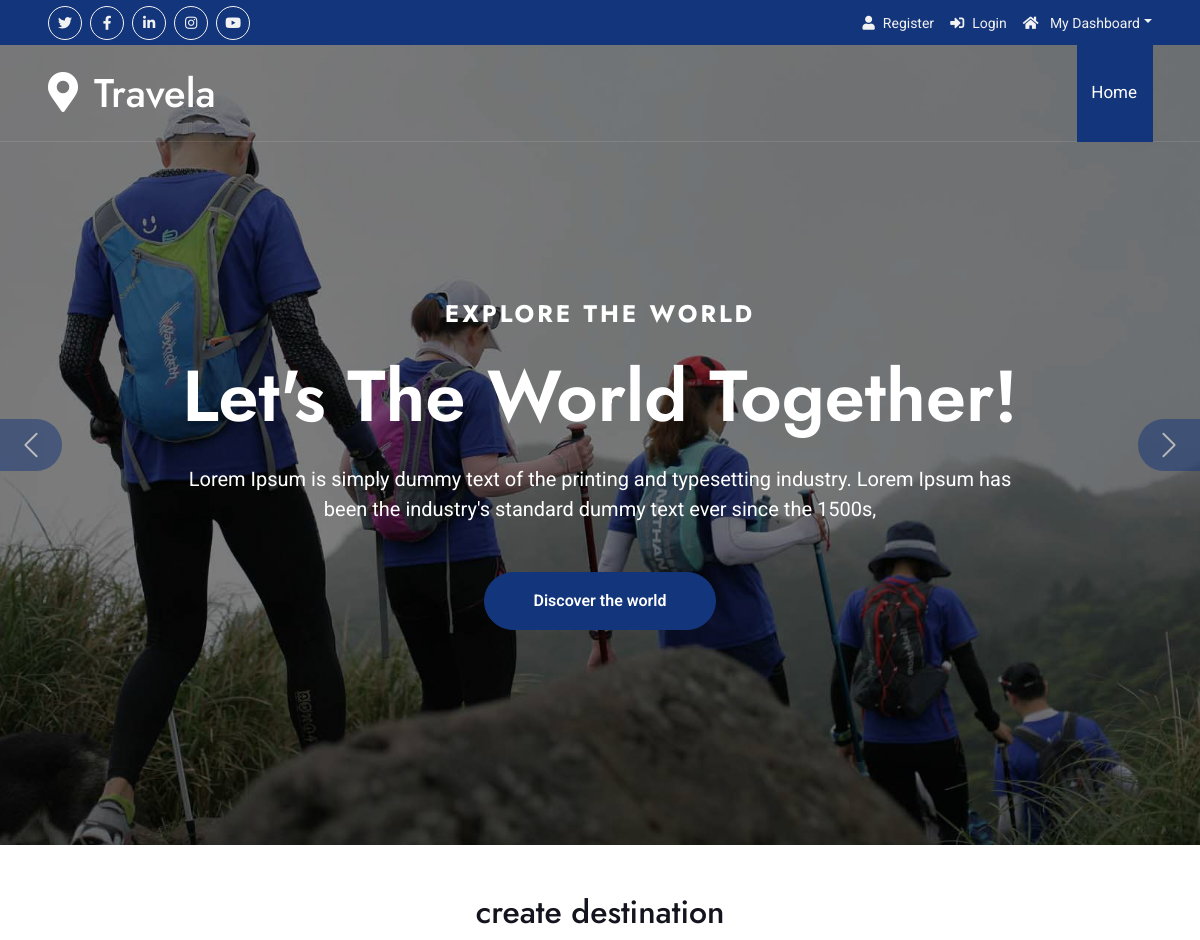
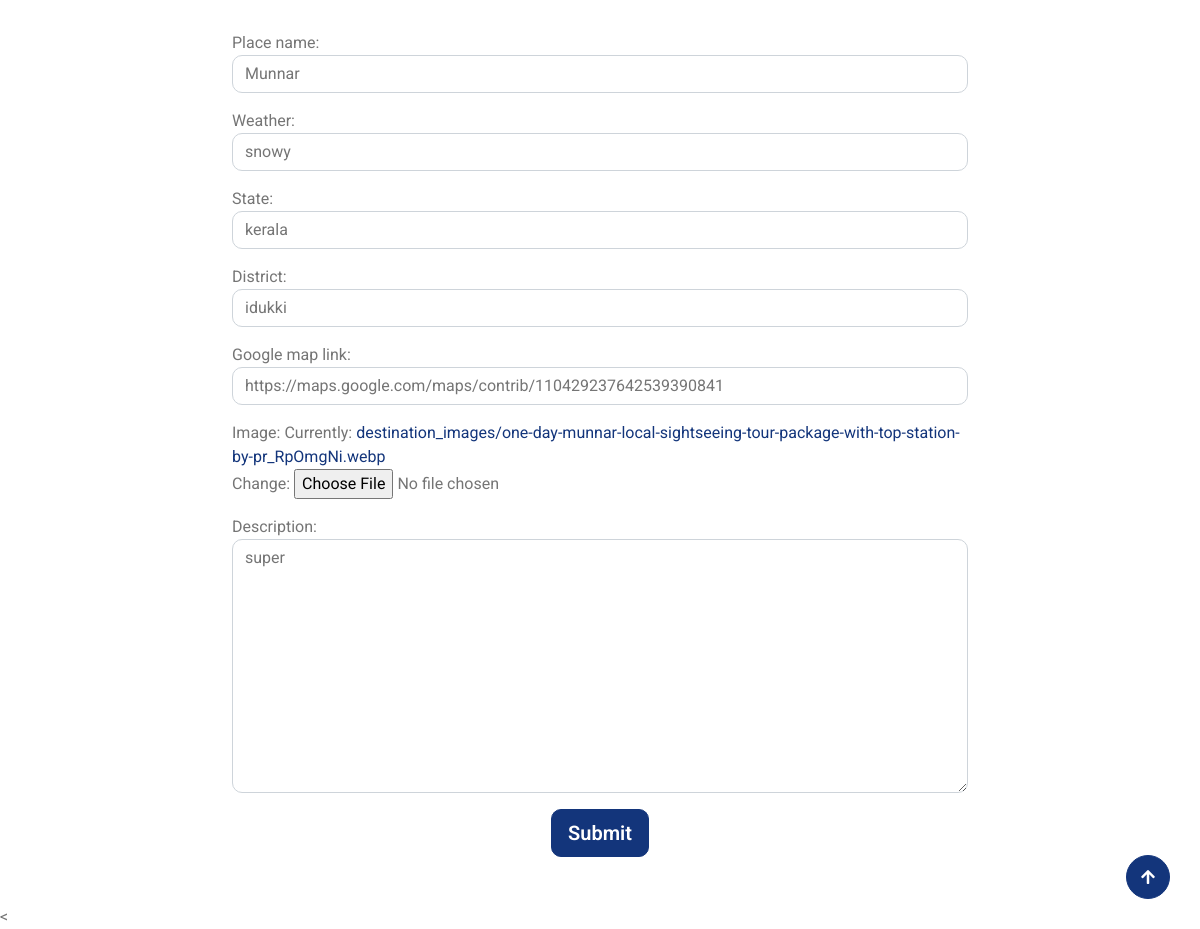
/3/update/ (signed in), run on the app's committed database (2 pictures, top to bottom).
### Tourapp/models.py (models this page shows, shortened)
class TouristDestination(models.Model):
    place_name = models.CharField(max_length=100)
    weather = models.CharField(max_length=50)
    state = models.CharField(max_length=50)
    district = models.CharField(max_length=50)
    google_map_link = models.URLField(max_length=200)
    image = models.ImageField(upload_to='destination_images/')
    description = models.TextField()

### Tourapp/views.py (the view)
# urls.py: path('<int:pk>/update/', views.destination_update, name='destination-update'), # Update a specific destination
@login_required
def destination_update(request, pk):
    destination = get_object_or_404(TouristDestination, pk=pk)
    if request.method == 'POST':
        form = DestinationForm(request.POST, request.FILES, instance=destination)
        if form.is_valid():
            form.save()
            return redirect(reverse('destination-list'))
    else:
        form = DestinationForm(instance=destination)
    return render(request, 'destination_form.html', {'form': form, 'title': 'Edit Destination'})

### Tourapp/forms.py
class DestinationForm(forms.ModelForm):
    class Meta:
        model = TouristDestination
        fields = ['place_name', 'weather', 'state', 'district', 'google_map_link', 'image', 'description']
        widgets = {
            'place_name': forms.TextInput(attrs={'class': 'form-control', 'placeholder': 'Enter place name'}),
            'weather': forms.TextInput(attrs={'class': 'form-control', 'placeholder': 'Enter weather details'}),
            'state': forms.TextInput(attrs={'class': 'form-control', 'placeholder': 'Enter state'}),
            'district': forms.TextInput(attrs={'class': 'form-control', 'placeholder': 'Enter district'}),
            'google_map_link': forms.URLInput(attrs={'class': 'form-control', 'placeholder': 'Enter Google Map URL'}),
            'description': forms.Textarea(attrs={'class': 'form-control', 'placeholder': 'Enter description'}),
        }

### templates/destination_form.html (shortened to what this page needs)
{% extends 'index2.html' %}
{% load static %}
{% block content %}
<div class="container my-5">
    <h2 class="text-center mb-4">create destination</h2>
    <form method="post" enctype="multipart/form-data" class="needs-validation" novalidate>
        <div class="row">
            <div class="col-md-8 offset-md-2">
                {{ form.as_p }}
            </div>
        </div>
        <div class="row">
            <div class="col-md-8 offset-md-2 text-center">
                <button type="submit" class="btn btn-primary btn-lg">Submit</button>
            </div>
        </div>
    </form>
</div>
{% endblock %}

### static/css/style.css (style rules this page uses)
.btn { font-weight: 600; transition: .5s; }
.btn.btn-primary { box-shadow: inset 0 0 0 0 var(--bs-primary); }

### data on the page
TouristDestination: place_name "Munnar", weather "snowy", state "kerala", district "idukki", google_map_link "https://maps.google.com/maps/contrib/110429237642539390841", description "super"
